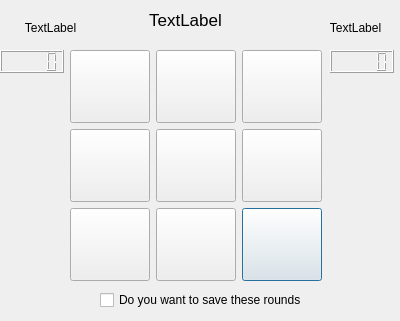
<?xml version="1.0" encoding="UTF-8"?>
<ui version="4.0">
 <class>Startgame</class>
 <widget class="QDialog" name="Startgame">
  <property name="geometry">
   <rect>
    <x>0</x>
    <y>0</y>
    <width>400</width>
    <height>321</height>
   </rect>
  </property>
  <property name="windowTitle">
   <string>Dialog</string>
  </property>
  <widget class="QLabel" name="label_p1">
   <property name="geometry">
    <rect>
     <x>10</x>
     <y>20</y>
     <width>81</width>
     <height>16</height>
    </rect>
   </property>
   <property name="text">
    <string>TextLabel</string>
   </property>
   <property name="alignment">
    <set>Qt::AlignCenter</set>
   </property>
  </widget>
  <widget class="QLabel" name="label_p2">
   <property name="geometry">
    <rect>
     <x>320</x>
     <y>20</y>
     <width>71</width>
     <height>16</height>
    </rect>
   </property>
   <property name="text">
    <string>TextLabel</string>
   </property>
   <property name="alignment">
    <set>Qt::AlignCenter</set>
   </property>
  </widget>
  <widget class="QWidget" name="gridLayoutWidget">
   <property name="geometry">
    <rect>
     <x>70</x>
     <y>50</y>
     <width>252</width>
     <height>231</height>
    </rect>
   </property>
   <layout class="QGridLayout" name="gridLayout_play">
    <item row="2" column="2">
     <widget class="QPushButton" name="pushButton_10">
      <property name="sizePolicy">
       <sizepolicy hsizetype="Minimum" vsizetype="Preferred">
        <horstretch>0</horstretch>
        <verstretch>0</verstretch>
       </sizepolicy>
      </property>
      <property name="text">
       <string/>
      </property>
     </widget>
    </item>
    <item row="1" column="1">
     <widget class="QPushButton" name="pushButton_11">
      <property name="sizePolicy">
       <sizepolicy hsizetype="Minimum" vsizetype="Preferred">
        <horstretch>0</horstretch>
        <verstretch>0</verstretch>
       </sizepolicy>
      </property>
      <property name="text">
       <string/>
      </property>
     </widget>
    </item>
    <item row="1" column="2">
     <widget class="QPushButton" name="pushButton_12">
      <property name="sizePolicy">
       <sizepolicy hsizetype="Minimum" vsizetype="Preferred">
        <horstretch>0</horstretch>
        <verstretch>0</verstretch>
       </sizepolicy>
      </property>
      <property name="text">
       <string/>
      </property>
     </widget>
    </item>
    <item row="1" column="0">
     <widget class="QPushButton" name="pushButton_13">
      <property name="sizePolicy">
       <sizepolicy hsizetype="Minimum" vsizetype="Preferred">
        <horstretch>0</horstretch>
        <verstretch>0</verstretch>
       </sizepolicy>
      </property>
      <property name="text">
       <string/>
      </property>
     </widget>
    </item>
    <item row="2" column="1">
     <widget class="QPushButton" name="pushButton_14">
      <property name="sizePolicy">
       <sizepolicy hsizetype="Minimum" vsizetype="Preferred">
        <horstretch>0</horstretch>
        <verstretch>0</verstretch>
       </sizepolicy>
      </property>
      <property name="text">
       <string/>
      </property>
     </widget>
    </item>
    <item row="2" column="0">
     <widget class="QPushButton" name="pushButton_15">
      <property name="sizePolicy">
       <sizepolicy hsizetype="Minimum" vsizetype="Preferred">
        <horstretch>0</horstretch>
        <verstretch>0</verstretch>
       </sizepolicy>
      </property>
      <property name="text">
       <string/>
      </property>
     </widget>
    </item>
    <item row="0" column="1">
     <widget class="QPushButton" name="pushButton_16">
      <property name="sizePolicy">
       <sizepolicy hsizetype="Minimum" vsizetype="Preferred">
        <horstretch>0</horstretch>
        <verstretch>0</verstretch>
       </sizepolicy>
      </property>
      <property name="text">
       <string/>
      </property>
     </widget>
    </item>
    <item row="0" column="0">
     <widget class="QPushButton" name="pushButton_17">
      <property name="sizePolicy">
       <sizepolicy hsizetype="Minimum" vsizetype="Preferred">
        <horstretch>0</horstretch>
        <verstretch>0</verstretch>
       </sizepolicy>
      </property>
      <property name="styleSheet">
       <string notr="true"/>
      </property>
      <property name="text">
       <string/>
      </property>
     </widget>
    </item>
    <item row="0" column="2">
     <widget class="QPushButton" name="pushButton_18">
      <property name="sizePolicy">
       <sizepolicy hsizetype="Minimum" vsizetype="Preferred">
        <horstretch>0</horstretch>
        <verstretch>0</verstretch>
       </sizepolicy>
      </property>
      <property name="toolTip">
       <string>&lt;html&gt;&lt;head/&gt;&lt;body&gt;&lt;p align=&quot;center&quot;&gt;ابغا&lt;/p&gt;&lt;/body&gt;&lt;/html&gt;</string>
      </property>
      <property name="text">
       <string/>
      </property>
     </widget>
    </item>
   </layout>
  </widget>
  <widget class="QLCDNumber" name="lcdNumber_p1">
   <property name="geometry">
    <rect>
     <x>0</x>
     <y>50</y>
     <width>64</width>
     <height>23</height>
    </rect>
   </property>
  </widget>
  <widget class="QLCDNumber" name="lcdNumber_p2">
   <property name="geometry">
    <rect>
     <x>330</x>
     <y>50</y>
     <width>64</width>
     <height>23</height>
    </rect>
   </property>
  </widget>
  <widget class="QLabel" name="label_round">
   <property name="geometry">
    <rect>
     <x>130</x>
     <y>10</y>
     <width>111</width>
     <height>20</height>
    </rect>
   </property>
   <property name="font">
    <font>
     <pointsize>13</pointsize>
    </font>
   </property>
   <property name="autoFillBackground">
    <bool>false</bool>
   </property>
   <property name="text">
    <string>TextLabel</string>
   </property>
   <property name="alignment">
    <set>Qt::AlignCenter</set>
   </property>
  </widget>
  <widget class="QCheckBox" name="checkBox">
   <property name="geometry">
    <rect>
     <x>100</x>
     <y>290</y>
     <width>201</width>
     <height>20</height>
    </rect>
   </property>
   <property name="layoutDirection">
    <enum>Qt::LeftToRight</enum>
   </property>
   <property name="autoFillBackground">
    <bool>false</bool>
   </property>
   <property name="text">
    <string>Do you want to save these rounds? </string>
   </property>
   <property name="checked">
    <bool>false</bool>
   </property>
  </widget>
 </widget>
 <resources/>
 <connections/>
</ui>
